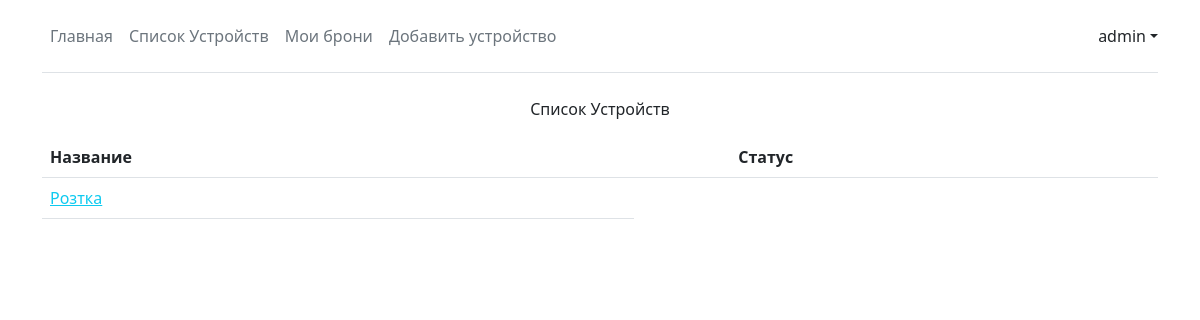
/devicesList (signed in), run on an earlier commit of the app's database.
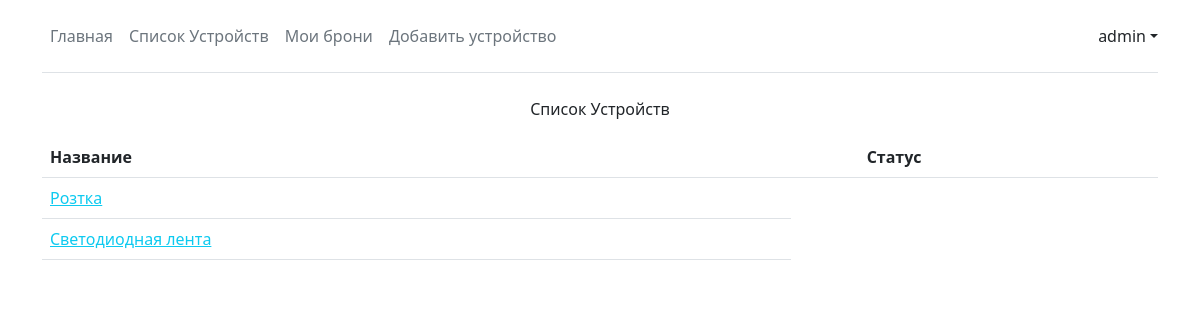
And on a later commit of the database.
### flaskr/data_base/models.py (models this page shows)
class Device(db.Model):
    id = db.Column(db.Integer , primary_key = True)
    uid = db.Column(db.Integer , nullable = False)
    title = db.Column(db.String(50) ,nullable = False)
    description = db.Column(db.String(200) ,nullable = True)

### flaskr/handlers/devices/devicesList.py (the view)
@app.route("/devicesList")
def devicesList():
    devices = dBase.getAllDevices()
    print(devices)
    return render_template("devices/devicelist.html" , devices=devices)

### flaskr/data_base/FDataBase.py (called while the page is built)
    def getUserById(self, user_id: str) -> User:
        user = db.session.query(User).get(user_id)
        return user

    def getAllDevices(self) -> list[Device]:
        return list(db.session.query(Device).all())

### flaskr/loginmanager/UserLogin.py (called while the page is built)
    def load_from_DB(self , user_id , dBase):
        self.__user = dBase.getUserById(user_id)
        return self

    def get_name(self) -> str:
        return self.__user.name

    def is_administrator(self) -> bool:
        if self.__user:
            return self.__user.type == UserTypes.administrator
        return False

### flaskr/loginmanager/loginmanager.py (called while the page is built)
@login_manager.user_loader
def load_user(user_id):
    return UserLogin().load_from_DB(user_id , dBase)

### flaskr/templates/devices/devicelist.html
{% extends "base.html" %}
{% block body %}
<div class="container">
    <p class="text-center">Список Устройств</p>
     <table class="table mt-3">
        <thead>
          <tr>
            <th scope="col">Название</th>
            <th scope="col"></th>
            <th scope="col">Статус</th>
          </tr>
        </thead>
        <tbody>
          {% for device in devices %}
            <tr>
              <td>
                <a href={{ url_for('device', id = device.id ) }} class="link-info">{{ device.title }}</a>
              </td>
            </tr>
          {% endfor %}
        </tbody>
      </table>
</div>
{% endblock body %}

What changed in the data, as far as the page shows it:
added Device: title "Светодиодная лента"
